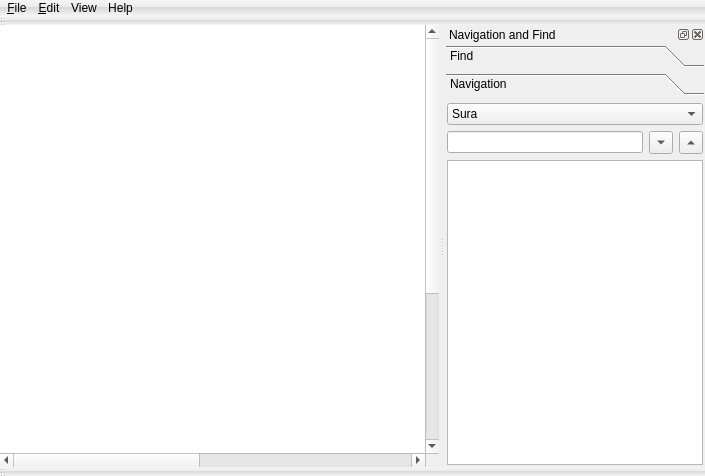
<?xml version="1.0" encoding="UTF-8"?>
<ui version="4.0">
 <class>MainWindow</class>
 <widget class="QMainWindow" name="MainWindow">
  <property name="geometry">
   <rect>
    <x>0</x>
    <y>0</y>
    <width>705</width>
    <height>476</height>
   </rect>
  </property>
  <property name="windowTitle">
   <string>El Forkane</string>
  </property>
  <property name="styleSheet">
   <string notr="true">QToolBar , QMenuBar{
                        background-color: qlineargradient(spread:pad, x1:1, y1:0, x2:1, y2:1, stop:0 rgba(255, 255, 255, 100), stop:0.431694 rgba(231, 231, 231, 100), stop:0.469945 rgba(183, 183, 183, 100), stop:1 rgba(255, 255, 255, 100));
                          spacing: 3px;
border-width: 0px;
                         }
QMenuBar::item {
color: black;
     spacing: 3px; 
     padding: 1px 4px;
     background: transparent;
     border-radius: 3px;
 }

 QMenuBar::item:selected { 
     background: #a8a8a8;
 }

 QMenuBar::item:pressed {
     background: #888888;
 }
</string>
  </property>
  <widget class="QWidget" name="centralWidget">
   <layout class="QVBoxLayout" name="verticalLayout_2">
    <property name="margin">
     <number>0</number>
    </property>
    <item>
     <widget class="QGraphicsView" name="graphicsView">
      <property name="contextMenuPolicy">
       <enum>Qt::DefaultContextMenu</enum>
      </property>
      <property name="layoutDirection">
       <enum>Qt::LeftToRight</enum>
      </property>
      <property name="frameShape">
       <enum>QFrame::NoFrame</enum>
      </property>
      <property name="sceneRect">
       <rectf>
        <x>0.000000000000000</x>
        <y>0.000000000000000</y>
        <width>912.000000000000000</width>
        <height>672.000000000000000</height>
       </rectf>
      </property>
     </widget>
    </item>
   </layout>
  </widget>
  <widget class="QMenuBar" name="menuBar">
   <property name="geometry">
    <rect>
     <x>0</x>
     <y>0</y>
     <width>705</width>
     <height>17</height>
    </rect>
   </property>
   <property name="contextMenuPolicy">
    <enum>Qt::CustomContextMenu</enum>
   </property>
   <widget class="QMenu" name="menuFile">
    <property name="title">
     <string>&amp;File</string>
    </property>
    <addaction name="actionNavigation"/>
    <addaction name="actionRepeatOption"/>
    <addaction name="actionOptions"/>
    <addaction name="separator"/>
    <addaction name="actionQuit"/>
   </widget>
   <widget class="QMenu" name="menu_edit">
    <property name="title">
     <string>&amp;Edit</string>
    </property>
    <addaction name="actionNextPage"/>
    <addaction name="actionPrevPage"/>
    <addaction name="separator"/>
    <addaction name="actionNextSura"/>
    <addaction name="actionPrevSura"/>
    <addaction name="separator"/>
    <addaction name="actionNextAya"/>
    <addaction name="actionPrevAya"/>
    <addaction name="separator"/>
    <addaction name="actionPlayPause"/>
    <addaction name="actionStopMedia"/>
   </widget>
   <widget class="QMenu" name="menuView">
    <property name="title">
     <string>View</string>
    </property>
    <widget class="QMenu" name="menuTextZoom">
     <property name="title">
      <string>Text Zoom</string>
     </property>
     <addaction name="actionZoomIn"/>
     <addaction name="actionZoomOut"/>
    </widget>
    <widget class="QMenu" name="menuTransTefsir">
     <property name="title">
      <string>Translation and Tefsir</string>
     </property>
     <widget class="QMenu" name="menuTefsir">
      <property name="title">
       <string>Tefsir</string>
      </property>
     </widget>
     <widget class="QMenu" name="menuTranslation">
      <property name="title">
       <string>Translation</string>
      </property>
     </widget>
     <addaction name="menuTefsir"/>
     <addaction name="menuTranslation"/>
     <addaction name="actionQuranText"/>
    </widget>
    <addaction name="actionFullScreen"/>
    <addaction name="separator"/>
    <addaction name="menuTextZoom"/>
    <addaction name="menuTransTefsir"/>
    <addaction name="separator"/>
    <addaction name="actionMemoriz"/>
   </widget>
   <widget class="QMenu" name="menuHelp">
    <property name="title">
     <string>Help</string>
    </property>
    <addaction name="actionAbout"/>
   </widget>
   <addaction name="menuFile"/>
   <addaction name="menu_edit"/>
   <addaction name="menuView"/>
   <addaction name="menuHelp"/>
  </widget>
  <widget class="QToolBar" name="toolBarAodioEffect">
   <property name="contextMenuPolicy">
    <enum>Qt::CustomContextMenu</enum>
   </property>
   <property name="windowTitle">
    <string>Audio effect tool Bar</string>
   </property>
   <property name="movable">
    <bool>true</bool>
   </property>
   <property name="allowedAreas">
    <set>Qt::BottomToolBarArea</set>
   </property>
   <property name="floatable">
    <bool>true</bool>
   </property>
   <attribute name="toolBarArea">
    <enum>BottomToolBarArea</enum>
   </attribute>
   <attribute name="toolBarBreak">
    <bool>false</bool>
   </attribute>
  </widget>
  <widget class="QDockWidget" name="dockWidget">
   <property name="features">
    <set>QDockWidget::AllDockWidgetFeatures</set>
   </property>
   <property name="windowTitle">
    <string>Navigation and Find</string>
   </property>
   <attribute name="dockWidgetArea">
    <number>2</number>
   </attribute>
   <widget class="QWidget" name="dockWidgetContents">
    <layout class="QVBoxLayout" name="verticalLayout_6">
     <property name="margin">
      <number>1</number>
     </property>
     <item>
      <widget class="QToolBox" name="toolBox">
       <property name="currentIndex">
        <number>1</number>
       </property>
       <widget class="QWidget" name="pageFind">
        <property name="geometry">
         <rect>
          <x>0</x>
          <y>0</y>
          <width>258</width>
          <height>359</height>
         </rect>
        </property>
        <attribute name="icon">
         <iconset resource="img.qrc">
          <normaloff>:/img/findA.png</normaloff>:/img/findA.png</iconset>
        </attribute>
        <attribute name="label">
         <string>Find</string>
        </attribute>
        <layout class="QVBoxLayout" name="verticalLayout_5">
         <property name="margin">
          <number>1</number>
         </property>
         <item>
          <widget class="QWidget" name="widget_2" native="true">
           <layout class="QVBoxLayout" name="verticalLayout_4">
            <property name="leftMargin">
             <number>2</number>
            </property>
            <property name="topMargin">
             <number>4</number>
            </property>
            <property name="rightMargin">
             <number>2</number>
            </property>
            <property name="bottomMargin">
             <number>2</number>
            </property>
            <item>
             <layout class="QHBoxLayout" name="horizontalLayout_3">
              <item>
               <widget class="QLineEdit" name="lineEditSearch"/>
              </item>
              <item>
               <widget class="QWidget" name="widget_3" native="true">
                <property name="enabled">
                 <bool>false</bool>
                </property>
                <layout class="QHBoxLayout" name="horizontalLayout_2">
                 <property name="margin">
                  <number>4</number>
                 </property>
                 <item>
                  <widget class="QCheckBox" name="checkBoxAnd">
                   <property name="text">
                    <string>And</string>
                   </property>
                   <property name="checked">
                    <bool>true</bool>
                   </property>
                   <property name="autoExclusive">
                    <bool>true</bool>
                   </property>
                  </widget>
                 </item>
                 <item>
                  <widget class="QCheckBox" name="checkBoxOr">
                   <property name="text">
                    <string>Or</string>
                   </property>
                   <property name="autoExclusive">
                    <bool>true</bool>
                   </property>
                  </widget>
                 </item>
                 <item>
                  <widget class="QLineEdit" name="lineEditSearchAnd"/>
                 </item>
                </layout>
               </widget>
              </item>
              <item>
               <widget class="QToolButton" name="toolButtonGoSearch">
                <property name="text">
                 <string>...</string>
                </property>
                <property name="icon">
                 <iconset resource="img.qrc">
                  <normaloff>:/img/findA.png</normaloff>:/img/findA.png</iconset>
                </property>
                <property name="arrowType">
                 <enum>Qt::NoArrow</enum>
                </property>
               </widget>
              </item>
             </layout>
            </item>
            <item>
             <widget class="QWidget" name="widget_4" native="true">
              <layout class="QGridLayout" name="gridLayout">
               <property name="margin">
                <number>1</number>
               </property>
               <item row="0" column="0">
                <widget class="QRadioButton" name="radioButtonSearch">
                 <property name="text">
                  <string>Text all</string>
                 </property>
                 <property name="checked">
                  <bool>true</bool>
                 </property>
                </widget>
               </item>
               <item row="0" column="1">
                <widget class="QRadioButton" name="radioButtonSearchFirst">
                 <property name="text">
                  <string>Begin Aya</string>
                 </property>
                </widget>
               </item>
               <item row="1" column="0">
                <widget class="QRadioButton" name="radioButtonAdvensed">
                 <property name="text">
                  <string>Multi Search</string>
                 </property>
                </widget>
               </item>
               <item row="1" column="1">
                <widget class="QRadioButton" name="radioButtonSearchLast">
                 <property name="text">
                  <string>End Aya</string>
                 </property>
                </widget>
               </item>
              </layout>
             </widget>
            </item>
            <item>
             <widget class="QTreeWidget" name="treeWidgetSearch">
              <attribute name="headerVisible">
               <bool>false</bool>
              </attribute>
              <column>
               <property name="text">
                <string>Sura</string>
               </property>
              </column>
              <column>
               <property name="text">
                <string>Aya</string>
               </property>
              </column>
              <column>
               <property name="text">
                <string>Aya text</string>
               </property>
              </column>
              <column>
               <property name="text">
                <string>id</string>
               </property>
              </column>
             </widget>
            </item>
           </layout>
          </widget>
         </item>
        </layout>
       </widget>
       <widget class="QWidget" name="pageNavig">
        <property name="geometry">
         <rect>
          <x>0</x>
          <y>0</y>
          <width>258</width>
          <height>359</height>
         </rect>
        </property>
        <attribute name="icon">
         <iconset resource="img.qrc">
          <normaloff>:/img/list.png</normaloff>:/img/list.png</iconset>
        </attribute>
        <attribute name="label">
         <string>Navigation</string>
        </attribute>
        <layout class="QVBoxLayout" name="verticalLayout_3">
         <property name="margin">
          <number>1</number>
         </property>
         <item>
          <widget class="QWidget" name="widget" native="true">
           <layout class="QVBoxLayout" name="verticalLayout">
            <property name="leftMargin">
             <number>0</number>
            </property>
            <property name="topMargin">
             <number>1</number>
            </property>
            <property name="rightMargin">
             <number>0</number>
            </property>
            <property name="bottomMargin">
             <number>0</number>
            </property>
            <item>
             <widget class="QComboBox" name="comboBoxSoraJozaa">
              <item>
               <property name="text">
                <string>Sura</string>
               </property>
              </item>
              <item>
               <property name="text">
                <string>Ajzaa And Arbaa</string>
               </property>
              </item>
             </widget>
            </item>
            <item>
             <layout class="QHBoxLayout" name="horizontalLayout">
              <item>
               <widget class="QLineEdit" name="lineEditSearchTree"/>
              </item>
              <item>
               <widget class="QToolButton" name="toolButtonExpand">
                <property name="text">
                 <string>...</string>
                </property>
                <property name="arrowType">
                 <enum>Qt::DownArrow</enum>
                </property>
               </widget>
              </item>
              <item>
               <widget class="QToolButton" name="toolButtonColaps">
                <property name="text">
                 <string>...</string>
                </property>
                <property name="arrowType">
                 <enum>Qt::UpArrow</enum>
                </property>
               </widget>
              </item>
             </layout>
            </item>
            <item>
             <widget class="QTreeWidget" name="treeWidgetIndex">
              <attribute name="headerVisible">
               <bool>false</bool>
              </attribute>
              <column>
               <property name="text">
                <string>text</string>
               </property>
              </column>
              <column>
               <property name="text">
                <string>pos</string>
               </property>
              </column>
             </widget>
            </item>
           </layout>
          </widget>
         </item>
        </layout>
       </widget>
      </widget>
     </item>
    </layout>
   </widget>
  </widget>
  <widget class="QToolBar" name="toolBar">
   <property name="contextMenuPolicy">
    <enum>Qt::CustomContextMenu</enum>
   </property>
   <property name="windowTitle">
    <string>tool Bar</string>
   </property>
   <property name="movable">
    <bool>true</bool>
   </property>
   <property name="iconSize">
    <size>
     <width>22</width>
     <height>22</height>
    </size>
   </property>
   <property name="floatable">
    <bool>true</bool>
   </property>
   <attribute name="toolBarArea">
    <enum>TopToolBarArea</enum>
   </attribute>
   <attribute name="toolBarBreak">
    <bool>false</bool>
   </attribute>
  </widget>
  <action name="actionQuit">
   <property name="text">
    <string>Quit</string>
   </property>
  </action>
  <action name="actionNextPage">
   <property name="icon">
    <iconset resource="img.qrc">
     <normaloff>:/img/page-next.png</normaloff>:/img/page-next.png</iconset>
   </property>
   <property name="text">
    <string>NextPage</string>
   </property>
   <property name="toolTip">
    <string>NextPage Alt+PgDown</string>
   </property>
   <property name="shortcut">
    <string>Alt+PgDown</string>
   </property>
  </action>
  <action name="actionPrevPage">
   <property name="icon">
    <iconset resource="img.qrc">
     <normaloff>:/img/page-prev.png</normaloff>:/img/page-prev.png</iconset>
   </property>
   <property name="text">
    <string>Previous Page</string>
   </property>
   <property name="toolTip">
    <string>Previous Page Alt+PgUp</string>
   </property>
   <property name="shortcut">
    <string>Alt+PgUp</string>
   </property>
  </action>
  <action name="actionNextSura">
   <property name="icon">
    <iconset resource="img.qrc">
     <normaloff>:/img/go-first.png</normaloff>:/img/go-first.png</iconset>
   </property>
   <property name="text">
    <string>Next Sura</string>
   </property>
   <property name="toolTip">
    <string>Next Sura Alt+Down</string>
   </property>
   <property name="shortcut">
    <string>Alt+Down</string>
   </property>
  </action>
  <action name="actionPrevSura">
   <property name="icon">
    <iconset resource="img.qrc">
     <normaloff>:/img/go-last.png</normaloff>:/img/go-last.png</iconset>
   </property>
   <property name="text">
    <string>Previous Sura</string>
   </property>
   <property name="toolTip">
    <string>Previous Sura Alt+Up</string>
   </property>
   <property name="shortcut">
    <string>Alt+Up</string>
   </property>
  </action>
  <action name="actionNextAya">
   <property name="icon">
    <iconset resource="img.qrc">
     <normaloff>:/img/arrow-left.png</normaloff>:/img/arrow-left.png</iconset>
   </property>
   <property name="text">
    <string>Next Aya</string>
   </property>
   <property name="toolTip">
    <string>Next Aya Alt+Left</string>
   </property>
   <property name="shortcut">
    <string>Alt+Left</string>
   </property>
  </action>
  <action name="actionPrevAya">
   <property name="icon">
    <iconset resource="img.qrc">
     <normaloff>:/img/arrow-right.png</normaloff>:/img/arrow-right.png</iconset>
   </property>
   <property name="text">
    <string>Previous Aya</string>
   </property>
   <property name="toolTip">
    <string>Previous Aya  Alt+Right</string>
   </property>
   <property name="shortcut">
    <string>Alt+Right</string>
   </property>
  </action>
  <action name="actionOptions">
   <property name="icon">
    <iconset resource="img.qrc">
     <normaloff>:/img/document-properties.png</normaloff>:/img/document-properties.png</iconset>
   </property>
   <property name="text">
    <string>Settings</string>
   </property>
   <property name="toolTip">
    <string>Settings</string>
   </property>
   <property name="shortcut">
    <string>Ctrl+L</string>
   </property>
  </action>
  <action name="actionFullScreen">
   <property name="icon">
    <iconset resource="img.qrc">
     <normaloff>:/img/view-fullscreen.png</normaloff>:/img/view-fullscreen.png</iconset>
   </property>
   <property name="text">
    <string>Full Screen</string>
   </property>
   <property name="shortcut">
    <string>F11</string>
   </property>
  </action>
  <action name="actionPlayPause">
   <property name="icon">
    <iconset resource="img.qrc">
     <normaloff>:/img/media-playback-start.png</normaloff>:/img/media-playback-start.png</iconset>
   </property>
   <property name="text">
    <string>Play Pause</string>
   </property>
   <property name="toolTip">
    <string>Play Pause Espace</string>
   </property>
   <property name="shortcut">
    <string>Space</string>
   </property>
  </action>
  <action name="actionStopMedia">
   <property name="icon">
    <iconset resource="img.qrc">
     <normaloff>:/img/media-playback-stop.png</normaloff>:/img/media-playback-stop.png</iconset>
   </property>
   <property name="text">
    <string> Media Stop</string>
   </property>
   <property name="toolTip">
    <string>Media Stop S</string>
   </property>
   <property name="shortcut">
    <string>S</string>
   </property>
  </action>
  <action name="actionZoomOut">
   <property name="icon">
    <iconset resource="img.qrc">
     <normaloff>:/img/zoom-out.png</normaloff>:/img/zoom-out.png</iconset>
   </property>
   <property name="text">
    <string>Zoom Out</string>
   </property>
   <property name="toolTip">
    <string>Zoom Out Ctrl+-</string>
   </property>
   <property name="shortcut">
    <string>Ctrl+-</string>
   </property>
  </action>
  <action name="actionZoomIn">
   <property name="icon">
    <iconset resource="img.qrc">
     <normaloff>:/img/zoom-in.png</normaloff>:/img/zoom-in.png</iconset>
   </property>
   <property name="text">
    <string>Zoom In</string>
   </property>
   <property name="toolTip">
    <string>Zoom In Ctrl++</string>
   </property>
   <property name="shortcut">
    <string>Ctrl++</string>
   </property>
  </action>
  <action name="actionNavigation">
   <property name="checkable">
    <bool>true</bool>
   </property>
   <property name="icon">
    <iconset resource="img.qrc">
     <normaloff>:/img/list.png</normaloff>:/img/list.png</iconset>
   </property>
   <property name="text">
    <string>Navigation</string>
   </property>
   <property name="toolTip">
    <string>Navigation Ctrl+F</string>
   </property>
   <property name="shortcut">
    <string>Ctrl+F</string>
   </property>
  </action>
  <action name="actionRepeatOption">
   <property name="icon">
    <iconset resource="img.qrc">
     <normaloff>:/img/media-repeat.png</normaloff>:/img/media-repeat.png</iconset>
   </property>
   <property name="text">
    <string>Repeat Options</string>
   </property>
   <property name="shortcut">
    <string>Ctrl+R</string>
   </property>
  </action>
  <action name="actionAddReceter">
   <property name="icon">
    <iconset resource="img.qrc">
     <normaloff>:/img/list-add.png</normaloff>:/img/list-add.png</iconset>
   </property>
   <property name="text">
    <string>Add Receter</string>
   </property>
   <property name="toolTip">
    <string>Add Receter</string>
   </property>
  </action>
  <action name="actionRemoveReceter">
   <property name="icon">
    <iconset resource="img.qrc">
     <normaloff>:/img/list-remove.png</normaloff>:/img/list-remove.png</iconset>
   </property>
   <property name="text">
    <string>Remove Receter</string>
   </property>
   <property name="toolTip">
    <string>Remove Receter</string>
   </property>
  </action>
  <action name="actionEditeReceter">
   <property name="icon">
    <iconset resource="img.qrc">
     <normaloff>:/img/gtk-edit.png</normaloff>:/img/gtk-edit.png</iconset>
   </property>
   <property name="text">
    <string>Edit curent Receter</string>
   </property>
   <property name="toolTip">
    <string>Edite Curent Receter</string>
   </property>
  </action>
  <action name="actionRceterEdite">
   <property name="icon">
    <iconset resource="img.qrc">
     <normaloff>:/img/gtk-edit.png</normaloff>:/img/gtk-edit.png</iconset>
   </property>
   <property name="text">
    <string>Rceter Edit</string>
   </property>
   <property name="toolTip">
    <string>Edit receters</string>
   </property>
  </action>
  <action name="actionAbout">
   <property name="text">
    <string>About</string>
   </property>
   <property name="shortcut">
    <string>F1</string>
   </property>
  </action>
  <action name="actionQuranText">
   <property name="text">
    <string>Quran text</string>
   </property>
  </action>
  <action name="actionEnableAnimFull">
   <property name="checkable">
    <bool>true</bool>
   </property>
   <property name="text">
    <string>Enable Animation</string>
   </property>
   <property name="shortcut">
    <string>Ctrl+Alt+N</string>
   </property>
  </action>
  <action name="actionMemoriz">
   <property name="checkable">
    <bool>true</bool>
   </property>
   <property name="icon">
    <iconset resource="img.qrc">
     <normaloff>:/img/edite.png</normaloff>:/img/edite.png</iconset>
   </property>
   <property name="text">
    <string>Memorizing</string>
   </property>
   <property name="toolTip">
    <string>Memorizing</string>
   </property>
  </action>
 </widget>
 <layoutdefault spacing="6" margin="11"/>
 <resources>
  <include location="img.qrc"/>
 </resources>
 <connections>
  <connection>
   <sender>actionQuit</sender>
   <signal>triggered()</signal>
   <receiver>MainWindow</receiver>
   <slot>close()</slot>
   <hints>
    <hint type="sourcelabel">
     <x>-1</x>
     <y>-1</y>
    </hint>
    <hint type="destinationlabel">
     <x>243</x>
     <y>208</y>
    </hint>
   </hints>
  </connection>
  <connection>
   <sender>toolButtonExpand</sender>
   <signal>clicked()</signal>
   <receiver>treeWidgetIndex</receiver>
   <slot>expandAll()</slot>
   <hints>
    <hint type="sourcelabel">
     <x>871</x>
     <y>94</y>
    </hint>
    <hint type="destinationlabel">
     <x>862</x>
     <y>154</y>
    </hint>
   </hints>
  </connection>
  <connection>
   <sender>toolButtonColaps</sender>
   <signal>clicked()</signal>
   <receiver>treeWidgetIndex</receiver>
   <slot>collapseAll()</slot>
   <hints>
    <hint type="sourcelabel">
     <x>903</x>
     <y>96</y>
    </hint>
    <hint type="destinationlabel">
     <x>905</x>
     <y>149</y>
    </hint>
   </hints>
  </connection>
  <connection>
   <sender>radioButtonAdvensed</sender>
   <signal>toggled(bool)</signal>
   <receiver>widget_3</receiver>
   <slot>setEnabled(bool)</slot>
   <hints>
    <hint type="sourcelabel">
     <x>834</x>
     <y>421</y>
    </hint>
    <hint type="destinationlabel">
     <x>776</x>
     <y>374</y>
    </hint>
   </hints>
  </connection>
 </connections>
</ui>
